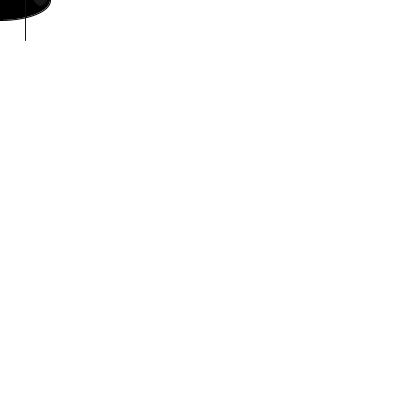
Frame 1 (no input)
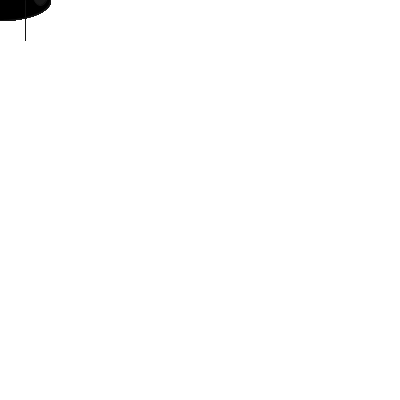
Frame 60 (the mouse pressed at the canvas centre just before this capture)
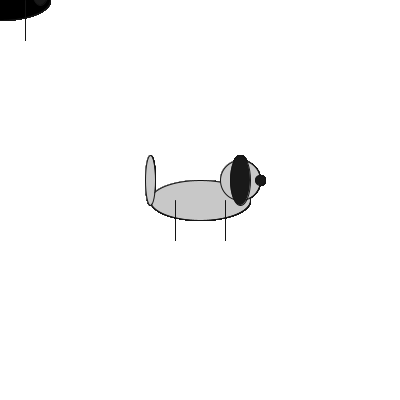
Frame 120 (the mouse held since frame 60 and released just before this capture)

The Processing sketch that drew these frames (run headless with seeded random() and noise(); from frame 60 on, the mouse is pressed at the canvas centre):

// Processing sketch: processing_134865
// ── processing_134865.pde

void setup(){
  size(400,400);
  background(255);  
  smooth();
}

void draw(){
  fill(mouseX,mouseY,mouseX);
  ellipse(mouseX,mouseY,100,40);//body
  ellipse(mouseX-50,mouseY-20,10,50);//tail
  ellipse(mouseX+40,mouseY-20,40,40);//head
  stroke(20);
  line(mouseX-25,mouseY,mouseX-25,mouseY+40);//back leg
   line(mouseX+25,mouseY,mouseX+25,mouseY+40);//front leg
   fill(25);
  ellipse(mouseX+40,mouseY-20,20,50);//ear
  ellipse(mouseX+60,mouseY-20,10,10);//nose
}
